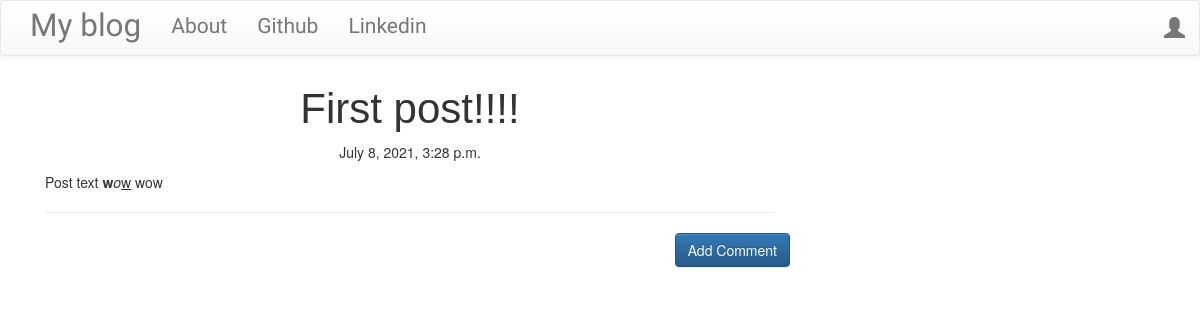
/post/7, run on an earlier commit of the app's database.
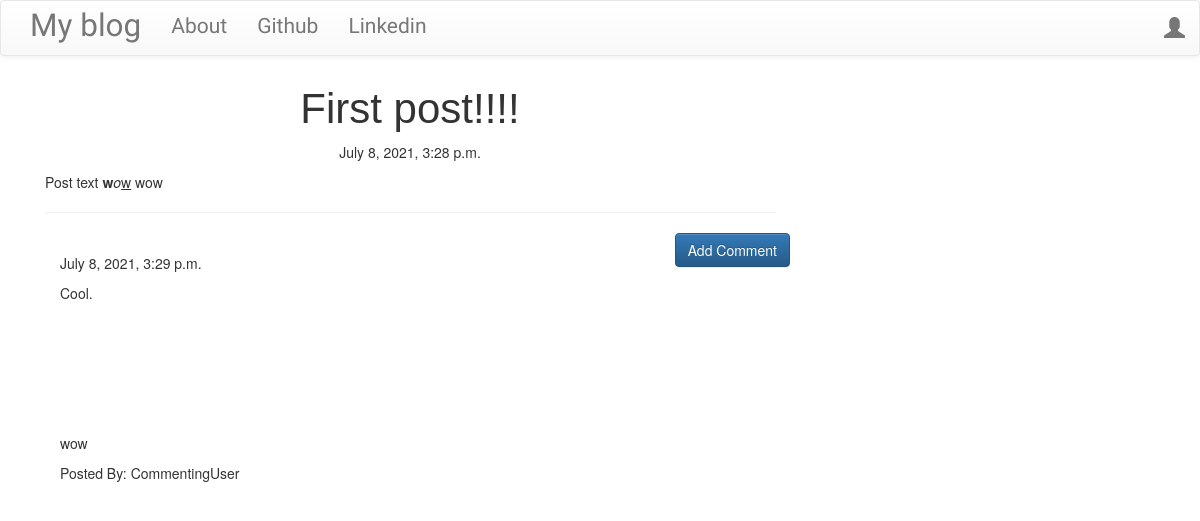
And on a later commit of the database.
### blog/models.py (models this page shows, shortened)
class Comment(models.Model):
    post = models.ForeignKey('blog.Post',related_name='comments',on_delete=CASCADE)
    author = models.CharField(max_length=200)
    text = models.TextField()
    created_date = models.DateTimeField(default=timezone.now)
    approved_comment = models.BooleanField(default=False)

### blog/views.py (the view)
# urls.py: url(r'^post/(?P<pk>\d+)$',views.PostDetailView.as_view(),name='post_detail'),
class PostDetailView(DetailView):
    model = Post

### blog/templates/blog/post_detail.html (shortened to what this page needs)
{% extends "blog/base.html" %}
{% block content %}
    <h1 class="posttitle">{{post.title}}</h1>
    {% if post.published_date %}
        <div class="date postdate">
            {{ post.published_date }}
        </div>
    {% else %}
        <a class="btn btn-default" href="{% url 'post_publish' pk=post.pk %}">Publish</a>
    {% endif %}
    <p class="postcontent">{{ post.text|safe|linebreaks }}</p>
    <hr>
    <a class="btn btn-primary btn-comment" href="{% url 'add_comment_to_post' pk=post.pk %}">Add Comment</a>
    <div class="container">
        {% for comment in post.comments.all %}
        <br>
            {% if user.is_authenticated or comment.approved_comment %}
                {{ comment.created_date }}
                <p>{{comment.text|safe|linebreaks}}</p>
                <p>Posted By: {{ comment.author }}</p>
            {% endif %}
            {% empty %}
            <p>No comments</p>
        {% endfor %}
    </div>
{% endblock %}

What changed in the data, as far as the page shows it:
now on this page (row edited): Comment: created_date "July 8, 2021, 3:29 p.m.", text "Cool. wow", author "CommentingUser"
